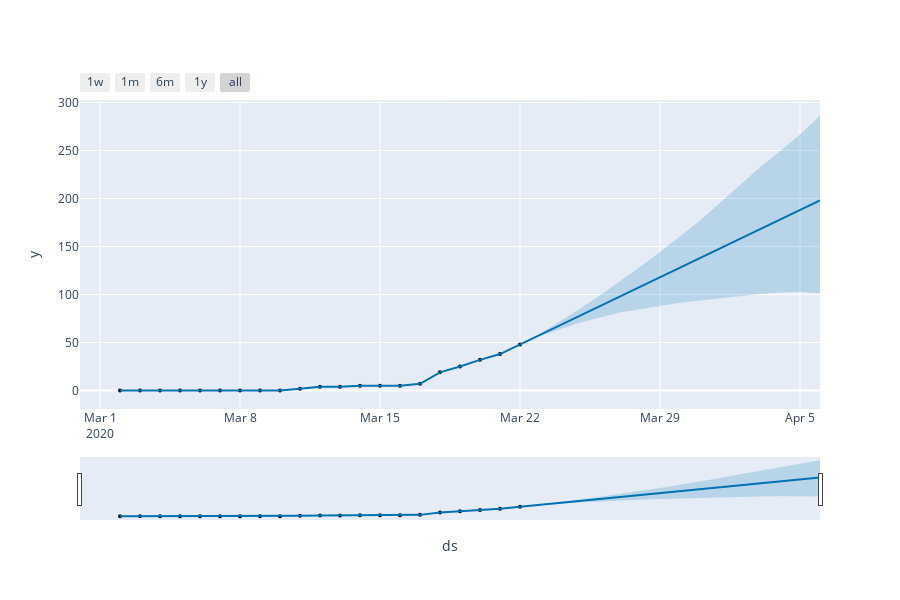

Notebook code for this chart:
### Code cell
fig = plot_plotly(m, forecast)
py.iplot(fig) 

fig = m.plot(forecast)
a = add_changepoints_to_plot(fig.gca(), m, forecast)
